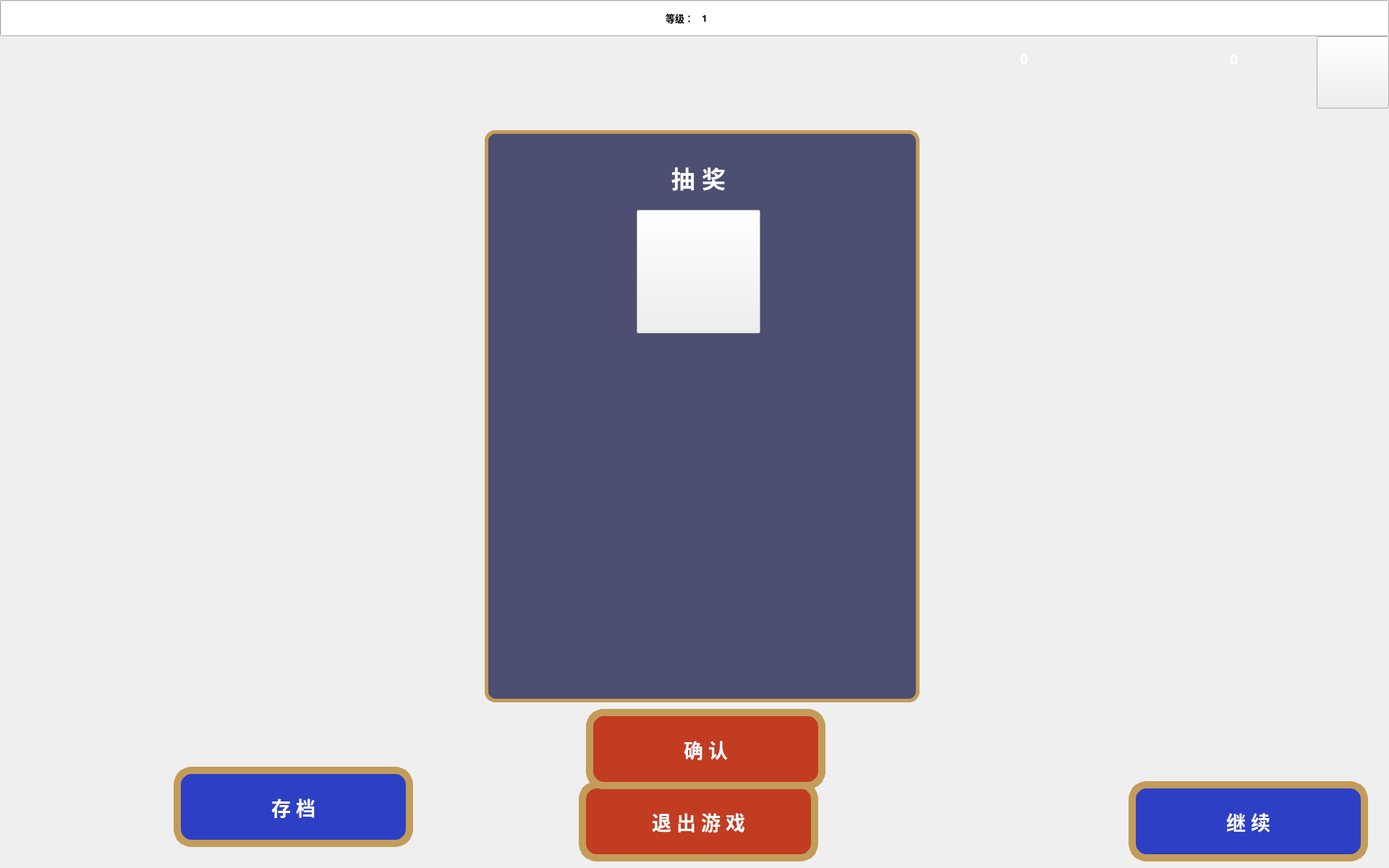
<?xml version="1.0" encoding="UTF-8"?>
<ui version="4.0">
 <class>game</class>
 <widget class="QWidget" name="game">
  <property name="geometry">
   <rect>
    <x>0</x>
    <y>0</y>
    <width>1920</width>
    <height>1200</height>
   </rect>
  </property>
  <property name="sizePolicy">
   <sizepolicy hsizetype="Fixed" vsizetype="Fixed">
    <horstretch>0</horstretch>
    <verstretch>0</verstretch>
   </sizepolicy>
  </property>
  <property name="windowTitle">
   <string>Vampire Survivor</string>
  </property>
  <widget class="QProgressBar" name="exp">
   <property name="geometry">
    <rect>
     <x>0</x>
     <y>0</y>
     <width>1920</width>
     <height>50</height>
    </rect>
   </property>
   <property name="font">
    <font>
     <family>Arial Black</family>
     <pointsize>10</pointsize>
    </font>
   </property>
   <property name="value">
    <number>0</number>
   </property>
   <property name="alignment">
    <set>Qt::AlignCenter</set>
   </property>
   <property name="textVisible">
    <bool>false</bool>
   </property>
  </widget>
  <widget class="QLabel" name="label">
   <property name="geometry">
    <rect>
     <x>920</x>
     <y>0</y>
     <width>50</width>
     <height>50</height>
    </rect>
   </property>
   <property name="font">
    <font>
     <family>Arial Black</family>
     <pointsize>10</pointsize>
     <weight>75</weight>
     <bold>true</bold>
    </font>
   </property>
   <property name="text">
    <string>等级：</string>
   </property>
  </widget>
  <widget class="QLabel" name="level">
   <property name="geometry">
    <rect>
     <x>970</x>
     <y>0</y>
     <width>40</width>
     <height>50</height>
    </rect>
   </property>
   <property name="font">
    <font>
     <family>Arial Black</family>
     <pointsize>10</pointsize>
     <weight>75</weight>
     <bold>true</bold>
    </font>
   </property>
   <property name="text">
    <string>1</string>
   </property>
  </widget>
  <widget class="QLabel" name="time">
   <property name="geometry">
    <rect>
     <x>850</x>
     <y>50</y>
     <width>211</width>
     <height>50</height>
    </rect>
   </property>
   <property name="font">
    <font>
     <family>Arial Black</family>
     <pointsize>20</pointsize>
     <weight>75</weight>
     <bold>true</bold>
    </font>
   </property>
   <property name="styleSheet">
    <string notr="true">color:white;</string>
   </property>
   <property name="text">
    <string/>
   </property>
   <property name="alignment">
    <set>Qt::AlignCenter</set>
   </property>
  </widget>
  <widget class="QPushButton" name="pause">
   <property name="geometry">
    <rect>
     <x>1820</x>
     <y>50</y>
     <width>100</width>
     <height>100</height>
    </rect>
   </property>
   <property name="styleSheet">
    <string notr="true">border-image: url(:/new/prefix1/resourses/pause.png);</string>
   </property>
   <property name="text">
    <string/>
   </property>
  </widget>
  <widget class="QPushButton" name="continue_2">
   <property name="geometry">
    <rect>
     <x>1560</x>
     <y>1080</y>
     <width>331</width>
     <height>111</height>
    </rect>
   </property>
   <property name="font">
    <font>
     <family>Arial Black</family>
     <pointsize>20</pointsize>
     <weight>75</weight>
     <bold>true</bold>
    </font>
   </property>
   <property name="styleSheet">
    <string notr="true">background-color:rgba(45,63,197);
border-radius:25px;
color:white;
border:10px solid rgba(196,156,89);</string>
   </property>
   <property name="text">
    <string>继 续</string>
   </property>
   <property name="default">
    <bool>false</bool>
   </property>
   <property name="flat">
    <bool>false</bool>
   </property>
  </widget>
  <widget class="QProgressBar" name="hp">
   <property name="geometry">
    <rect>
     <x>915</x>
     <y>650</y>
     <width>90</width>
     <height>10</height>
    </rect>
   </property>
   <property name="font">
    <font>
     <family>Arial Black</family>
     <pointsize>10</pointsize>
    </font>
   </property>
   <property name="styleSheet">
    <string notr="true">QProgressBar::chunk {

   background-color: red;

}</string>
   </property>
   <property name="value">
    <number>100</number>
   </property>
   <property name="alignment">
    <set>Qt::AlignCenter</set>
   </property>
   <property name="textVisible">
    <bool>false</bool>
   </property>
  </widget>
  <widget class="QLabel" name="kill2">
   <property name="geometry">
    <rect>
     <x>1600</x>
     <y>60</y>
     <width>51</width>
     <height>41</height>
    </rect>
   </property>
   <property name="styleSheet">
    <string notr="true">image: url(:/new/prefix1/resourses/death.png);</string>
   </property>
   <property name="text">
    <string/>
   </property>
  </widget>
  <widget class="QLabel" name="kill">
   <property name="geometry">
    <rect>
     <x>1650</x>
     <y>60</y>
     <width>111</width>
     <height>41</height>
    </rect>
   </property>
   <property name="font">
    <font>
     <family>Arial Black</family>
     <pointsize>15</pointsize>
     <weight>75</weight>
     <bold>true</bold>
    </font>
   </property>
   <property name="styleSheet">
    <string notr="true">color:white
</string>
   </property>
   <property name="text">
    <string>0</string>
   </property>
   <property name="alignment">
    <set>Qt::AlignCenter</set>
   </property>
  </widget>
  <widget class="QPushButton" name="quit">
   <property name="geometry">
    <rect>
     <x>800</x>
     <y>1080</y>
     <width>331</width>
     <height>111</height>
    </rect>
   </property>
   <property name="font">
    <font>
     <family>Arial Black</family>
     <pointsize>20</pointsize>
     <weight>75</weight>
     <bold>true</bold>
    </font>
   </property>
   <property name="styleSheet">
    <string notr="true">background-color:rgba(194,60,34);
border-radius:25px;
color:white;
border:10px solid rgba(196,156,89);</string>
   </property>
   <property name="text">
    <string>退 出 游 戏</string>
   </property>
   <property name="default">
    <bool>false</bool>
   </property>
   <property name="flat">
    <bool>false</bool>
   </property>
  </widget>
  <widget class="QLabel" name="gameover1">
   <property name="geometry">
    <rect>
     <x>650</x>
     <y>350</y>
     <width>591</width>
     <height>81</height>
    </rect>
   </property>
   <property name="styleSheet">
    <string notr="true">border-image: url(:/new/prefix1/resourses/gameover.png);</string>
   </property>
   <property name="text">
    <string/>
   </property>
  </widget>
  <widget class="QPushButton" name="gameover2">
   <property name="geometry">
    <rect>
     <x>790</x>
     <y>730</y>
     <width>331</width>
     <height>111</height>
    </rect>
   </property>
   <property name="font">
    <font>
     <family>Arial Black</family>
     <pointsize>20</pointsize>
     <weight>75</weight>
     <bold>true</bold>
    </font>
   </property>
   <property name="styleSheet">
    <string notr="true">background-color:red;
border-radius:25px;
color:white;
border:10px solid rgba(196,156,89);</string>
   </property>
   <property name="text">
    <string>退 出</string>
   </property>
   <property name="default">
    <bool>false</bool>
   </property>
   <property name="flat">
    <bool>false</bool>
   </property>
  </widget>
  <widget class="QLabel" name="gameover3">
   <property name="geometry">
    <rect>
     <x>0</x>
     <y>0</y>
     <width>1920</width>
     <height>1200</height>
    </rect>
   </property>
   <property name="styleSheet">
    <string notr="true">background-image: url(:/new/prefix1/resourses/gameover2.png);</string>
   </property>
   <property name="text">
    <string/>
   </property>
  </widget>
  <widget class="QLabel" name="levelup1">
   <property name="geometry">
    <rect>
     <x>670</x>
     <y>180</y>
     <width>601</width>
     <height>791</height>
    </rect>
   </property>
   <property name="styleSheet">
    <string notr="true">background-color:rgba(76,79,113);
border:5px solid rgba(196,156,89);
border-radius:15px;</string>
   </property>
   <property name="text">
    <string/>
   </property>
  </widget>
  <widget class="QPushButton" name="choose1">
   <property name="geometry">
    <rect>
     <x>720</x>
     <y>320</y>
     <width>141</width>
     <height>141</height>
    </rect>
   </property>
   <property name="styleSheet">
    <string notr="true">border-image: url(:/new/prefix1/resourses/1.png);</string>
   </property>
   <property name="text">
    <string/>
   </property>
  </widget>
  <widget class="QPushButton" name="choose2">
   <property name="geometry">
    <rect>
     <x>720</x>
     <y>520</y>
     <width>141</width>
     <height>141</height>
    </rect>
   </property>
   <property name="styleSheet">
    <string notr="true">border-image: url(:/new/prefix1/resourses/2.png);</string>
   </property>
   <property name="text">
    <string/>
   </property>
  </widget>
  <widget class="QPushButton" name="choose3">
   <property name="geometry">
    <rect>
     <x>720</x>
     <y>720</y>
     <width>141</width>
     <height>141</height>
    </rect>
   </property>
   <property name="styleSheet">
    <string notr="true">border:5px solid rgba(196,156,89);
border-radius:15px;</string>
   </property>
   <property name="text">
    <string/>
   </property>
  </widget>
  <widget class="QLabel" name="levelup2">
   <property name="geometry">
    <rect>
     <x>890</x>
     <y>330</y>
     <width>361</width>
     <height>121</height>
    </rect>
   </property>
   <property name="font">
    <font>
     <family>Arial Black</family>
     <pointsize>15</pointsize>
     <weight>75</weight>
     <bold>true</bold>
    </font>
   </property>
   <property name="styleSheet">
    <string notr="true">color:white</string>
   </property>
   <property name="text">
    <string/>
   </property>
   <property name="wordWrap">
    <bool>true</bool>
   </property>
  </widget>
  <widget class="QLabel" name="levelup3">
   <property name="geometry">
    <rect>
     <x>890</x>
     <y>530</y>
     <width>361</width>
     <height>121</height>
    </rect>
   </property>
   <property name="font">
    <font>
     <family>Arial Black</family>
     <pointsize>15</pointsize>
     <weight>75</weight>
     <bold>true</bold>
    </font>
   </property>
   <property name="styleSheet">
    <string notr="true">color:white</string>
   </property>
   <property name="text">
    <string/>
   </property>
   <property name="wordWrap">
    <bool>true</bool>
   </property>
  </widget>
  <widget class="QLabel" name="levelup4">
   <property name="geometry">
    <rect>
     <x>890</x>
     <y>730</y>
     <width>361</width>
     <height>121</height>
    </rect>
   </property>
   <property name="font">
    <font>
     <family>Arial Black</family>
     <pointsize>15</pointsize>
     <weight>75</weight>
     <bold>true</bold>
    </font>
   </property>
   <property name="styleSheet">
    <string notr="true">color:white</string>
   </property>
   <property name="text">
    <string/>
   </property>
   <property name="wordWrap">
    <bool>true</bool>
   </property>
  </widget>
  <widget class="QLabel" name="levelup">
   <property name="geometry">
    <rect>
     <x>860</x>
     <y>200</y>
     <width>231</width>
     <height>71</height>
    </rect>
   </property>
   <property name="font">
    <font>
     <family>Arial</family>
     <pointsize>25</pointsize>
     <weight>75</weight>
     <bold>true</bold>
    </font>
   </property>
   <property name="styleSheet">
    <string notr="true">color:white;
</string>
   </property>
   <property name="text">
    <string>升 级</string>
   </property>
   <property name="alignment">
    <set>Qt::AlignCenter</set>
   </property>
  </widget>
  <widget class="QLabel" name="gain">
   <property name="geometry">
    <rect>
     <x>1360</x>
     <y>60</y>
     <width>111</width>
     <height>41</height>
    </rect>
   </property>
   <property name="font">
    <font>
     <family>Arial Black</family>
     <pointsize>15</pointsize>
     <weight>75</weight>
     <bold>true</bold>
    </font>
   </property>
   <property name="styleSheet">
    <string notr="true">color:white
</string>
   </property>
   <property name="text">
    <string>0</string>
   </property>
   <property name="alignment">
    <set>Qt::AlignCenter</set>
   </property>
  </widget>
  <widget class="QLabel" name="gain2">
   <property name="geometry">
    <rect>
     <x>1310</x>
     <y>60</y>
     <width>51</width>
     <height>41</height>
    </rect>
   </property>
   <property name="styleSheet">
    <string notr="true">image: url(:/new/prefix1/resourses/littlemoney.png);</string>
   </property>
   <property name="text">
    <string/>
   </property>
  </widget>
  <widget class="QLabel" name="choose1_2">
   <property name="geometry">
    <rect>
     <x>720</x>
     <y>470</y>
     <width>141</width>
     <height>41</height>
    </rect>
   </property>
   <property name="font">
    <font>
     <family>Arial Black</family>
     <pointsize>12</pointsize>
     <weight>75</weight>
     <bold>true</bold>
    </font>
   </property>
   <property name="styleSheet">
    <string notr="true">color:white</string>
   </property>
   <property name="text">
    <string/>
   </property>
   <property name="alignment">
    <set>Qt::AlignCenter</set>
   </property>
  </widget>
  <widget class="QLabel" name="choose2_2">
   <property name="geometry">
    <rect>
     <x>720</x>
     <y>670</y>
     <width>141</width>
     <height>41</height>
    </rect>
   </property>
   <property name="font">
    <font>
     <pointsize>12</pointsize>
     <weight>75</weight>
     <bold>true</bold>
    </font>
   </property>
   <property name="styleSheet">
    <string notr="true">color:white</string>
   </property>
   <property name="text">
    <string/>
   </property>
   <property name="alignment">
    <set>Qt::AlignCenter</set>
   </property>
  </widget>
  <widget class="QLabel" name="choose3_2">
   <property name="geometry">
    <rect>
     <x>720</x>
     <y>870</y>
     <width>141</width>
     <height>41</height>
    </rect>
   </property>
   <property name="font">
    <font>
     <pointsize>12</pointsize>
     <weight>75</weight>
     <bold>true</bold>
    </font>
   </property>
   <property name="styleSheet">
    <string notr="true">color:white</string>
   </property>
   <property name="text">
    <string/>
   </property>
   <property name="alignment">
    <set>Qt::AlignCenter</set>
   </property>
  </widget>
  <widget class="QLabel" name="draw1">
   <property name="geometry">
    <rect>
     <x>670</x>
     <y>180</y>
     <width>601</width>
     <height>791</height>
    </rect>
   </property>
   <property name="font">
    <font>
     <pointsize>10</pointsize>
    </font>
   </property>
   <property name="styleSheet">
    <string notr="true">background-color:rgba(76,79,113);
border:5px solid rgba(196,156,89);
border-radius:15px;</string>
   </property>
   <property name="text">
    <string/>
   </property>
  </widget>
  <widget class="QLabel" name="draw2">
   <property name="geometry">
    <rect>
     <x>850</x>
     <y>210</y>
     <width>231</width>
     <height>71</height>
    </rect>
   </property>
   <property name="font">
    <font>
     <family>Arial</family>
     <pointsize>25</pointsize>
     <weight>75</weight>
     <bold>true</bold>
    </font>
   </property>
   <property name="styleSheet">
    <string notr="true">color:white;
</string>
   </property>
   <property name="text">
    <string>抽 奖</string>
   </property>
   <property name="alignment">
    <set>Qt::AlignCenter</set>
   </property>
  </widget>
  <widget class="QPushButton" name="draw3">
   <property name="geometry">
    <rect>
     <x>880</x>
     <y>290</y>
     <width>171</width>
     <height>171</height>
    </rect>
   </property>
   <property name="styleSheet">
    <string notr="true">border-image: url(:/new/prefix1/resourses/1.png);</string>
   </property>
   <property name="text">
    <string/>
   </property>
  </widget>
  <widget class="QPushButton" name="draw7">
   <property name="geometry">
    <rect>
     <x>810</x>
     <y>980</y>
     <width>331</width>
     <height>111</height>
    </rect>
   </property>
   <property name="font">
    <font>
     <family>Arial Black</family>
     <pointsize>20</pointsize>
     <weight>75</weight>
     <bold>true</bold>
    </font>
   </property>
   <property name="styleSheet">
    <string notr="true">background-color:rgba(194,60,34);
border-radius:25px;
color:white;
border:10px solid rgba(196,156,89);</string>
   </property>
   <property name="text">
    <string>停 止</string>
   </property>
   <property name="default">
    <bool>false</bool>
   </property>
   <property name="flat">
    <bool>false</bool>
   </property>
  </widget>
  <widget class="QLabel" name="draw4">
   <property name="geometry">
    <rect>
     <x>780</x>
     <y>590</y>
     <width>371</width>
     <height>191</height>
    </rect>
   </property>
   <property name="text">
    <string/>
   </property>
  </widget>
  <widget class="QLabel" name="draw5">
   <property name="geometry">
    <rect>
     <x>840</x>
     <y>850</y>
     <width>61</width>
     <height>61</height>
    </rect>
   </property>
   <property name="styleSheet">
    <string notr="true">image: url(:/new/prefix1/resourses/money.png);</string>
   </property>
   <property name="text">
    <string/>
   </property>
  </widget>
  <widget class="QLabel" name="draw6">
   <property name="geometry">
    <rect>
     <x>910</x>
     <y>850</y>
     <width>191</width>
     <height>61</height>
    </rect>
   </property>
   <property name="font">
    <font>
     <family>Arial Black</family>
     <pointsize>20</pointsize>
     <weight>75</weight>
     <bold>true</bold>
    </font>
   </property>
   <property name="styleSheet">
    <string notr="true">color:white</string>
   </property>
   <property name="text">
    <string/>
   </property>
   <property name="alignment">
    <set>Qt::AlignCenter</set>
   </property>
  </widget>
  <widget class="QLabel" name="draw8">
   <property name="geometry">
    <rect>
     <x>800</x>
     <y>600</y>
     <width>361</width>
     <height>221</height>
    </rect>
   </property>
   <property name="styleSheet">
    <string notr="true">image: url(:/new/prefix1/resourses/treasure.png);</string>
   </property>
   <property name="text">
    <string/>
   </property>
  </widget>
  <widget class="QLabel" name="draw9">
   <property name="geometry">
    <rect>
     <x>740</x>
     <y>470</y>
     <width>491</width>
     <height>111</height>
    </rect>
   </property>
   <property name="font">
    <font>
     <pointsize>15</pointsize>
    </font>
   </property>
   <property name="styleSheet">
    <string notr="true">color:white</string>
   </property>
   <property name="text">
    <string/>
   </property>
   <property name="alignment">
    <set>Qt::AlignCenter</set>
   </property>
  </widget>
  <widget class="QPushButton" name="draw10">
   <property name="geometry">
    <rect>
     <x>810</x>
     <y>980</y>
     <width>331</width>
     <height>111</height>
    </rect>
   </property>
   <property name="font">
    <font>
     <family>Arial Black</family>
     <pointsize>20</pointsize>
     <weight>75</weight>
     <bold>true</bold>
    </font>
   </property>
   <property name="styleSheet">
    <string notr="true">background-color:rgba(194,60,34);
border-radius:25px;
color:white;
border:10px solid rgba(196,156,89);</string>
   </property>
   <property name="text">
    <string>确 认</string>
   </property>
   <property name="default">
    <bool>false</bool>
   </property>
   <property name="flat">
    <bool>false</bool>
   </property>
  </widget>
  <widget class="QPushButton" name="save">
   <property name="geometry">
    <rect>
     <x>240</x>
     <y>1060</y>
     <width>331</width>
     <height>111</height>
    </rect>
   </property>
   <property name="font">
    <font>
     <family>Arial Black</family>
     <pointsize>20</pointsize>
     <weight>75</weight>
     <bold>true</bold>
    </font>
   </property>
   <property name="styleSheet">
    <string notr="true">background-color:rgba(45,63,197);
border-radius:25px;
color:white;
border:10px solid rgba(196,156,89);</string>
   </property>
   <property name="text">
    <string>存 档</string>
   </property>
   <property name="default">
    <bool>false</bool>
   </property>
   <property name="flat">
    <bool>false</bool>
   </property>
  </widget>
  <zorder>gameover3</zorder>
  <zorder>exp</zorder>
  <zorder>label</zorder>
  <zorder>level</zorder>
  <zorder>time</zorder>
  <zorder>pause</zorder>
  <zorder>continue_2</zorder>
  <zorder>hp</zorder>
  <zorder>kill2</zorder>
  <zorder>kill</zorder>
  <zorder>quit</zorder>
  <zorder>gameover1</zorder>
  <zorder>gameover2</zorder>
  <zorder>levelup1</zorder>
  <zorder>choose1</zorder>
  <zorder>choose2</zorder>
  <zorder>choose3</zorder>
  <zorder>levelup2</zorder>
  <zorder>levelup3</zorder>
  <zorder>levelup4</zorder>
  <zorder>levelup</zorder>
  <zorder>gain</zorder>
  <zorder>gain2</zorder>
  <zorder>choose1_2</zorder>
  <zorder>choose2_2</zorder>
  <zorder>choose3_2</zorder>
  <zorder>draw1</zorder>
  <zorder>draw2</zorder>
  <zorder>draw3</zorder>
  <zorder>draw7</zorder>
  <zorder>draw4</zorder>
  <zorder>draw5</zorder>
  <zorder>draw6</zorder>
  <zorder>draw8</zorder>
  <zorder>draw9</zorder>
  <zorder>draw10</zorder>
  <zorder>save</zorder>
 </widget>
 <resources/>
 <connections/>
</ui>
